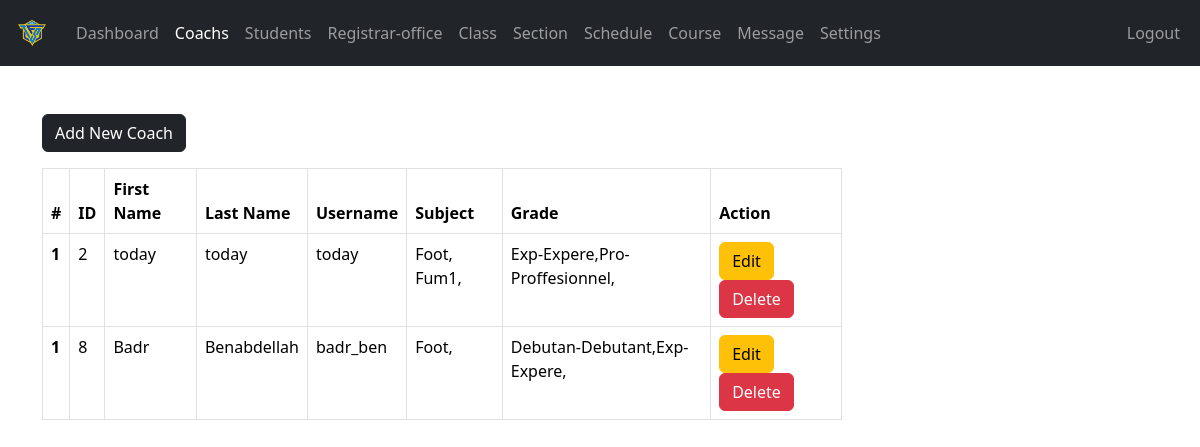
Screenshot of /admin/coach.php (signed in) with the database file from the repository.
### tables this page shows
CREATE TABLE `coachs` (
  `coach_id` int(11) NOT NULL,
  `username` varchar(127) NOT NULL,
  `password` varchar(127) NOT NULL,
  `fname` varchar(127) NOT NULL,
  `lname` varchar(127) NOT NULL,
  `subjects` varchar(127) NOT NULL,
  `grades` varchar(127) NOT NULL
);

### admin/data/coach.php (called while the page is built, shortened)
<?php
function getAllCoachs($conn){
    $sql = "SELECT * FROM coachs";
    $stmt = $conn->prepare($sql);
    $stmt->execute();
    if ($stmt->rowCount() >= 1) {
        $coachs = $stmt->fetchAll();
        return $coachs;
    }else {
        return 0;
    }
}
?>

### admin/data/subject.php (called while the page is built, shortened)
<?php
function getSubjectsById($subject_id, $conn){
    $sql = "SELECT * FROM subjects WHERE subject_id=?";
    $stmt = $conn->prepare($sql);
    $stmt->execute([$subject_id]);
    if ($stmt->rowCount() == 1) {
        $subject = $stmt->fetch();
        return $subject;
    }else {
        return 0;
    }
}
?>

### admin/data/grade.php (called while the page is built, shortened)
<?php
function getGradeById($grade_id, $conn){
    $sql = "SELECT * FROM grades WHERE grade_id=?";
    $stmt = $conn->prepare($sql);
    $stmt->execute([$grade_id]);
    if ($stmt->rowCount() == 1) {
        $grade = $stmt->fetch();
        return $grade;
    }else {
        return 0;
    }
}
?>

### admin/coach.php (the view, shortened to what this page needs)
<?php
if (isset($_SESSION['admin_id']) && isset($_SESSION['role'])){
    if($_SESSION['role'] == 'Admin') {
        include "../Connexion_BDD.php";
        include "data/coach.php";
        include "data/subject.php";
        include "data/grade.php";
        $coachs = getAllCoachs($conn);
?>
<!DOCTYPE html>
<html lang="en">
<head>
    <link rel="stylesheet" type="text/css" href="../css/style.css">
    <link rel="stylesheet" href="https://cdn.jsdelivr.net/npm/bootstrap@5.3.3/dist/css/bootstrap.min.css">
    <link rel="stylesheet" href="https://cdnjs.cloudflare.com/ajax/libs/font-awesome/4.7.0/css/font-awesome.min.css">
</head>
<body>
    <?php
        include "inc/navbar.php";
        if($coachs != 0){
    ?>
    <div class="container mt-5">
        <a href="coach-add.php" class="btn btn-dark">Add New Coach</a>
        <div class="table-responsive">
        <table class="table table-bordered mt-3 n-table">
            <thead>
                <tr>
                    <th scope="col">#</th>
                    <th scope="col">ID</th>
                    <th scope="col">First Name</th>
                    <th scope="col">Last Name</th>
                    <th scope="col">Username</th>
                    <th scope="col">Subject</th>
                    <th scope="col">Grade</th>
                    <th scope="col">Action</th>
                </tr>
            </thead>
            <tbody>
                <?php foreach($coachs as $coach){ ?>
                <tr>
                    <th scope="row">1</th>
                    <td><?=$coach['coach_id']?></td>
                    <td><?=$coach['fname']?></td>
                    <td><?=$coach['lname']?></td>
                    <td><?=$coach['username']?></td>
                    <td>
                        <?php
                        $s = '';
                        $subjects = str_split(trim($coach['subjects']));
                        foreach($subjects as $subject){
                            $s_temp = getSubjectsById($subject, $conn);
                            if($s_temp !=0)
                            $s .=$s_temp['subject_code'].', ';
                        }
                        echo $s;
                        ?>
                    </td>
                    <td>
                        <?php
                        $g = '';
                        $grades = str_split(trim($coach['grades']));
                        foreach($grades as $grade){
                            $g_temp = getGradeById($grade, $conn);
                            if($g_temp !=0)
                            $g .=$g_temp['grade_code'].'-'.$g_temp['grade'].',';
                        }
                        echo $g;
                        ?>
                    </td>
                    <td>
                        <a href="coach-edit.php?coach_id=<?=$coach['coach_id']?>"
                           class="btn btn-warning">Edit</a>
                        <a href="coach-delete.php?coach_id=<?=$coach['coach_id']?>"
                           class="btn btn-danger">Delete</a>
                    </td>
                </tr>
                <?php } ?>
            </tbody>
        </table>
        </div>
        <?php }else{ ?>
            <div class="alert alert-info .w-450 m-5" role="alert">
                Empty!
            </div>
        <?php } ?>
    </div>
</body>
</html>
<?php
}else {
    header("Location: ../Login.php");
    exit;
}
}else {
    header("Location: ../Login.php");
    exit;
}
?>

### admin/inc/navbar.php (shortened to what this page needs)
<nav class="navbar navbar-expand-lg navbar-dark bg-dark">
    	<div class="container-fluid">
            <a class="navbar-brand" href="index.php">
                <img src="../images/_LOGO HD.png" alt="ICON" width="40">
            </a>
            <div class="collapse navbar-collapse" id="navbarSupportedContent">
            <ul class="navbar-nav me-auto mb-2 mb-lg-0" id="navLinks">
                <li class="nav-item">
                <a class="nav-link" aria-current="page" href="index.php">Dashboard</a>
                </li>
                <li class="nav-item">
                    <a class="nav-link" href="coach.php">Coachs</a>
                </li>
                <li class="nav-item">
                    <a class="nav-link" href="student.php">Students</a>
                </li>
                <li class="nav-item">
                    <a class="nav-link" href="#about">Registrar-office</a>
                </li>
                <li class="nav-item">
                    <a class="nav-link" href="#contact">Class</a>
                </li>
                <li class="nav-item">
                    <a class="nav-link" href="#about">Section</a>
                </li>
                <li class="nav-item">
                    <a class="nav-link" href="#contact">Schedule</a>
                </li>
                <li class="nav-item">
                    <a class="nav-link" href="#contact">Course</a>
                </li>
                <li class="nav-item">
                    <a class="nav-link" href="#contact">Message</a>
                </li>
                <li class="nav-item">
                    <a class="nav-link" href="#contact">Settings</a>
                </li>
            </ul>
            <ul class="navbar-nav me-right mb-2 mb-lg-0">
                <li class="nav-item">
                    <a class="nav-link" href="../logout.php">Logout</a>
                </li>
            </ul>
            </div>
        </div>
</nav>

### css/style.css (style rules this page uses)
.n-table { max-width: 800px; }

### rows the page displays
coachs: coach_id "2", fname "today", lname "today", username "today", s "Foot, Fum1,", g "Exp-Expere,Pro-Proffesionnel,"
coachs: coach_id "8", fname "Badr", lname "Benabdellah", username "badr_ben", s "Foot,", g "Debutan-Debutant,Exp-Expere,"
